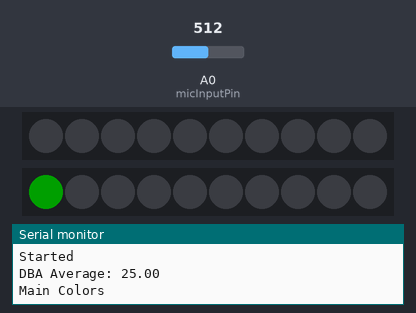
Simulated run of this sketch. Board: Arduino Uno, built with avr-gcc and run on an emulated ATmega328P. Parts: 2 × 10 RGB LEDs in strip order, left to right, the last lines printed to the serial monitor. Inputs (shaded band) come from the test bench; at power-on: A0 (micInputPin) = 512. Dim RGB values are drawn brighter than linear.

Above: at 5.1 s.
At 10.1 s:
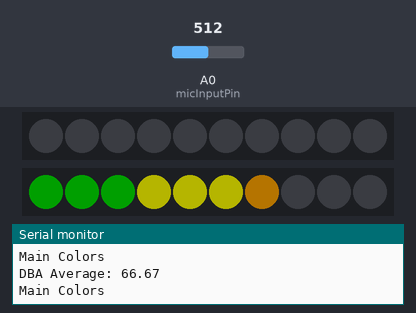
At 25.1 s:
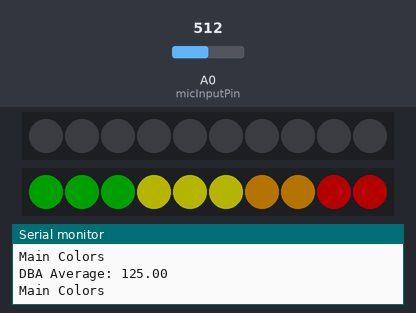
At 38.1 s:
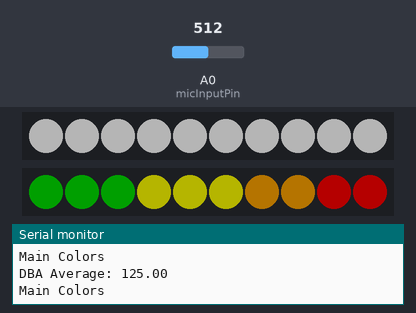

The sketch:

gravSmoothing_fastLED_v10_commented.ino
```cpp
/*  gravSmoothing_fastLED_v10_commented
 *
 *  This system polls analog data (0-1023) of the environmental sound level using the Gravity Sound Level Meter,
 *  smooths the analog data over a 1 second period,
 *  converts the smoothed analog data into a decibel value (dBA),
 *  stores the decibel value in a 15 element array,
 *  updates an average dBA value of the 15-element array every 1 second,
 *  and uses the average sound level value to update a two-LED strip (WS2811/Neopixel) warning display every 5 seconds.
 *
 *  Input: Gravity Sound Level Meter
 *  Output: LED strip (WS2811)
 *  Requires: FastLED library
 *
 *  Ring the Decibels, SEED 2019, Rice University
 *  Last Modified: July 18, 2019
 */

#include <FastLED.h>

// initialize first LED strip variables
#define LED_PIN_1     5
#define NUM_LEDS_1    10
#define BRIGHTNESS_1  64
#define LED_TYPE_1    WS2811
#define COLOR_ORDER_1 GRB

// initialize second LED strip variables
#define LED_PIN_2     6
#define NUM_LEDS_2    10
#define BRIGHTNESS_2  64
#define LED_TYPE_2    WS2811
#define COLOR_ORDER_2 GRB

// initialize color arrays for both LED strips
CRGB leds1[NUM_LEDS_1];
CRGB leds2[NUM_LEDS_2];

// setup to control LED blinking
CRGB ledsSaved[NUM_LEDS_1];       // initialize color array to save a color pattern (for blinking)
int blinkIndex = 0;               // initialize index to time blinking
int blinkIndicator = 0;           // initialize blink indicator to determine when to blink

int micInputPin = A0;             // initialize microphone input pin

double VREF = 5.0;                // initialize input voltage

// initialize timers
unsigned long dbaMillis = 0;
unsigned long printMillis = 0;

// initialize timing windows
const int dataTime = 50;          // record analog data for 50ms = 20Hz
const int blinkTime = 500;        // blink every 500ms
const int dbaTime = 1000;         // calculate dba average over 1s
const int printTime = 5000;       // print dba average every 5s
const int smoothingTime = 15000;  // smooth over 15 seconds

// initialize maximum signal array values to record analog data from sound level meter
const int signalMaxArraySize = floor(dbaTime / dataTime);
double signalMaxArray[signalMaxArraySize];
int signalMaxIndex = 0;
double signalMaxTotal = 0;        // running total
double signalMaxAverage = 0;      // running average

// initialize dba array values to record the decibel value for every second
const int dbaArraySize = floor(smoothingTime / 1000);
double dbaArray[dbaArraySize];
int dbaIndex = 0;
double dbaTotal = 0;              // running total
double dbaAverage = 0;            // running average

void setup() {

  delay(3000); // power-up safety delay

  // initialize LED strips
  FastLED.addLeds<LED_TYPE_1, LED_PIN_1, COLOR_ORDER_1>(leds1, NUM_LEDS_1);
  FastLED.addLeds<LED_TYPE_2, LED_PIN_2, COLOR_ORDER_2>(leds2, NUM_LEDS_2);

  // initialize serial monitor
  Serial.begin(9600);
  Serial.println("Started");
}

/* mainColors()
 *
 * This functions determines the gradient pattern for the first LED strip.
 * The gradient level is divided into 10 sections based on the number of LEDs on the strip.
 * Each gradient level corresponds to a decibel level threshold.
 * The function uses the dbaAverage value to populate the leds1 array and then displays the array on the LED strip.
 * Additionally, for decibel levels greater than 76 dBA, the function sets the blinkIndicator to 1.
 * For decibel levels less than or equal to 76 dBA, the blinkIndicator is set to 0.
 *
 * Input: dbaAverage
 * Output: first LED strip gradient pattern; blinkIndicator
 */

void mainColors() {

    Serial.println("Main Colors");

    // highest threshold = 82 dBA
    // gradient pattern: green, yellow, orange, red
    // set blinkIndicator = 1
    if (dbaAverage > 82) {
      for(int z = 0; z <= floor(0.2*NUM_LEDS_1); z++)
        leds1[z] = CRGB::Green;

      for(int z = (floor(0.2*NUM_LEDS_1)+1); z <= floor(0.5*NUM_LEDS_1); z++)
        leds1[z] = CRGB::Yellow;

      for(int z = (floor(0.5*NUM_LEDS_1)+1); z <= floor(0.7*NUM_LEDS_1); z++)
        leds1[z] = CRGB::Orange;

      for(int z = (floor(0.7*NUM_LEDS_1)+1); z < NUM_LEDS_1; z++)
        leds1[z] = CRGB::Red;

      blinkIndicator = 1;
    }

    // second threshold = 76 dBA
    // gradient pattern: green, yellow, orange, red
    // set blinkIndicator = 1
    else if (dbaAverage > 76) {
      for(int z = 0; z <= floor(0.2*NUM_LEDS_1); z++)
        leds1[z] = CRGB::Green;

      for(int z = (floor(0.2*NUM_LEDS_1)+1); z <= floor(0.5*NUM_LEDS_1); z++)
        leds1[z] = CRGB::Yellow;

      for(int z = (floor(0.5*NUM_LEDS_1)+1); z <= floor(0.7*NUM_LEDS_1); z++)
        leds1[z] = CRGB::Orange;

      for(int z = (floor(0.7*NUM_LEDS_1)+1); z < (NUM_LEDS_1-floor(0.1*NUM_LEDS_1)); z++)
        leds1[z] = CRGB::Red;

      blinkIndicator = 1;
    }

    // highest threshold = 70 dBA
    // gradient pattern: green, yellow, orange
    // set blinkIndicator = 0
    else if (dbaAverage > 70) {
      for(int z = 0; z <= floor(0.2*NUM_LEDS_1); z++)
        leds1[z] = CRGB::Green;

      for(int z = (floor(0.2*NUM_LEDS_1)+1); z <= floor(0.5*NUM_LEDS_1); z++)
        leds1[z] = CRGB::Yellow;

      for(int z = (floor(0.5*NUM_LEDS_1)+1); z <= floor(0.7*NUM_LEDS_1); z++)
        leds1[z] = CRGB::Orange;

      blinkIndicator = 0;
    }

    // highest threshold = 64 dBA
    // gradient pattern: green, yellow, orange
    // set blinkIndicator = 0
    else if (dbaAverage > 64) {
      for(int z = 0; z <= floor(0.2*NUM_LEDS_1); z++)
        leds1[z] = CRGB::Green;

      for(int z = (floor(0.2*NUM_LEDS_1)+1); z <= floor(0.5*NUM_LEDS_1); z++)
        leds1[z] = CRGB::Yellow;

      for(int z = (floor(0.5*NUM_LEDS_1)+1); z <= (NUM_LEDS_1-floor(0.4*NUM_LEDS_1)); z++)
        leds1[z] = CRGB::Orange;

      blinkIndicator = 0;
    }

    // highest threshold = 58 dBA
    // gradient pattern: green, yellow
    // set blinkIndicator = 0
    else if (dbaAverage > 58) {
      for(int z = 0; z <= floor(0.2*NUM_LEDS_1); z++)
        leds1[z] = CRGB::Green;

      for(int z = (floor(0.2*NUM_LEDS_1)+1); z <= floor(0.5*NUM_LEDS_1); z++)
        leds1[z] = CRGB::Yellow;

      blinkIndicator = 0;
    }

    // highest threshold = 52 dBA
    // gradient pattern: green, yellow
    // set blinkIndicator = 0
    else if (dbaAverage > 52) {
      for(int z = 0; z <= floor(0.2*NUM_LEDS_1); z++)
        leds1[z] = CRGB::Green;

      for(int z = (floor(0.2*NUM_LEDS_1)+1); z <= (NUM_LEDS_1-floor(0.6*NUM_LEDS_1)); z++)
        leds1[z] = CRGB::Yellow;

      blinkIndicator = 0;
    }

    // highest threshold = 46 dBA
    // gradient pattern: green, yellow
    // set blinkIndicator = 0
    else if (dbaAverage > 46) {
      for(int z = 0; z <= floor(0.2*NUM_LEDS_1); z++)
        leds1[z] = CRGB::Green;

      for(int z = (floor(0.2*NUM_LEDS_1)+1); z <= (NUM_LEDS_1-floor(0.7*NUM_LEDS_1)); z++)
        leds1[z] = CRGB::Yellow;

      blinkIndicator = 0;
    }

    // highest threshold = 40 dBA
    // gradient pattern: green
    // set blinkIndicator = 0
    else if (dbaAverage > 40) {
      for(int z = 0; z <= floor(0.2*NUM_LEDS_1); z++)
        leds1[z] = CRGB::Green;

      blinkIndicator = 0;
    }

    // highest threshold = 34 dBA
    // gradient pattern: green
    // set blinkIndicator = 0
    else if (dbaAverage > 34) {
      for(int z = 0; z <= (NUM_LEDS_1-floor(0.9*NUM_LEDS_1)); z++)
        leds1[z] = CRGB::Green;

      blinkIndicator = 0;
    }

    // lowest threshold = < 34 dBA
    // gradient pattern: green
    // set blinkIndicator = 0
    else {
      leds1[0] = CRGB::Green;

      blinkIndicator = 0;
    }

    // display the color array for the first LED strip
    FastLED[0].showLeds(BRIGHTNESS_1);
  }

void loop() {

  // reset the LED strips
  FastLED[0].clearLedData();
  FastLED[1].clearLedData();

  // every 1 second: calculate average signal
  if ((millis() - dbaMillis) >= dbaTime) {
    dbaMillis = millis();         // update dbaMillis

    unsigned int sample;          // initialize sample value from Gravity Sound Level Meter
    unsigned int signalMax = 0;   // initialize maximum signal value

    // poll analog data from Gravity Sound Level Meter over 50ms
    while ((millis() - dbaMillis) < dataTime) {

      // read input from Gravity Sound Level Meter
      sample = analogRead(micInputPin);

      if (sample < 1024) {        // throw out spurious readings
        if (sample > signalMax) {
          signalMax = sample;     // store sample as signalMax if greater than previous
        }
      }

      // update signalMax array, calculate total, calculate average, update index
      signalMaxTotal = signalMaxTotal - signalMaxArray[signalMaxIndex];   // subtract previous value from total
      signalMaxArray[signalMaxIndex] = signalMax;                         // replace previous value with new value in array
      signalMaxTotal = signalMaxTotal + signalMaxArray[signalMaxIndex];   // add new value to total
      signalMaxAverage = signalMaxTotal / signalMaxArraySize;             // calculate average
      signalMaxIndex++;                                                   // increment index

      // wrap signalMaxindex when end of signalMaxArray is reached
      if (signalMaxIndex >= signalMaxArraySize) {
        signalMaxIndex = 0;
      }
    }

    // control blinking
    // if mainColors() indicates blinking (red on gradient)
    if (blinkIndicator == 1) {

      // save current gradient pattern (full color gradient)
      for(int z = 0; z <= floor(0.2*NUM_LEDS_1); z++)
        ledsSaved[z] = CRGB::Green;

      for(int z = (floor(0.2*NUM_LEDS_1)+1); z <= floor(0.5*NUM_LEDS_1); z++)
        ledsSaved[z] = CRGB::Yellow;

      for(int z = (floor(0.5*NUM_LEDS_1)+1); z <= floor(0.7*NUM_LEDS_1); z++)
        ledsSaved[z] = CRGB::Orange;

      for(int z = (floor(0.7*NUM_LEDS_1)+1); z < NUM_LEDS_1; z++)
        ledsSaved[z] = CRGB::Red;

      blinkIndex++;               // increment blinkIndex

      // for every even-numbered pass of the 1 second loop when blinkIndicator = 1
      if ((blinkIndex % 2) == 0) {
        // populate first LED strip color array with black (no color)
        for (int i = 0; i < NUM_LEDS_1; i++) {
          leds1[i] = CRGB::Black;
        }
        // populate second LED strip color array with black (no color)
        for (int i = 0; i < NUM_LEDS_2; i++) {
          leds2[i] = CRGB::Black;
        }
        // display the color arrays for the LED strips
        FastLED[0].showLeds(BRIGHTNESS_1);
        FastLED[1].showLeds(BRIGHTNESS_2);
      }
      // for every odd-numbered pass of the 1 second loop when blinkIndicator = 1
      else {
        // populate first LED strip color array with the saved gradient color array
        for (int i = 0; i < NUM_LEDS_1; i++) {
          leds1[i] = ledsSaved[i];
        }
        // populate second LED strip color array with black (no color)
        for (int i = 0; i < NUM_LEDS_2; i++) {
          leds2[i] = CRGB::White;
        }
        // display the color arrays for the LED strips
        FastLED[0].showLeds(BRIGHTNESS_1);
        FastLED[1].showLeds(BRIGHTNESS_2);
      }
    }

    // if mainColors() indicates no blinking (no red on gradient, blinkIndicator = 0)
    else {
      // populate second LED strip color array with black (no color)
      for (int i = 0; i < NUM_LEDS_2; i++) {
          leds2[i] = CRGB::Black;
      }
      // display the color array for the second LED strip
      FastLED[1].showLeds(BRIGHTNESS_2);
    }


    // convert to voltSec using signalMaxAverage and signalMinAverage
    double voltSec = signalMaxAverage * (VREF / 1024.0);

    // convert to dbaSec using voltSec
    double dbaSec = voltSec * 50.0;

    // update dba array, calculate total, calculate average, update index
    dbaTotal = dbaTotal - dbaArray[dbaIndex];   // subtract previous value from total
    dbaArray[dbaIndex] = dbaSec;                // replace previous value with new value in array
    dbaTotal = dbaTotal + dbaArray[dbaIndex];   // add new value to total
    dbaAverage = dbaTotal / dbaArraySize;       // calculate average
    dbaIndex++;                                 // increment index

    // wrap dbaIndex when end of dbaArray is reached
    if (dbaIndex >= dbaArraySize) {
      dbaIndex = 0;
    }

    // every 5 seconds
    if ((millis() - printMillis) >= printTime) {
      printMillis = millis();         // update printMillis

      Serial.print("DBA Average: ");
      Serial.println(dbaAverage);

      // call mainColors() to use dbaAverage to determine and display LED gradient
      mainColors();
      // Serial.println("End");
    }
  }
}
```

Measured:
- what the display in image 0 shows lasts 5.0 s, from 5.1 s to 10.1 s
- what the display in image 2 shows lasts 1.0 s, from 25.1 s to 26.1 s
